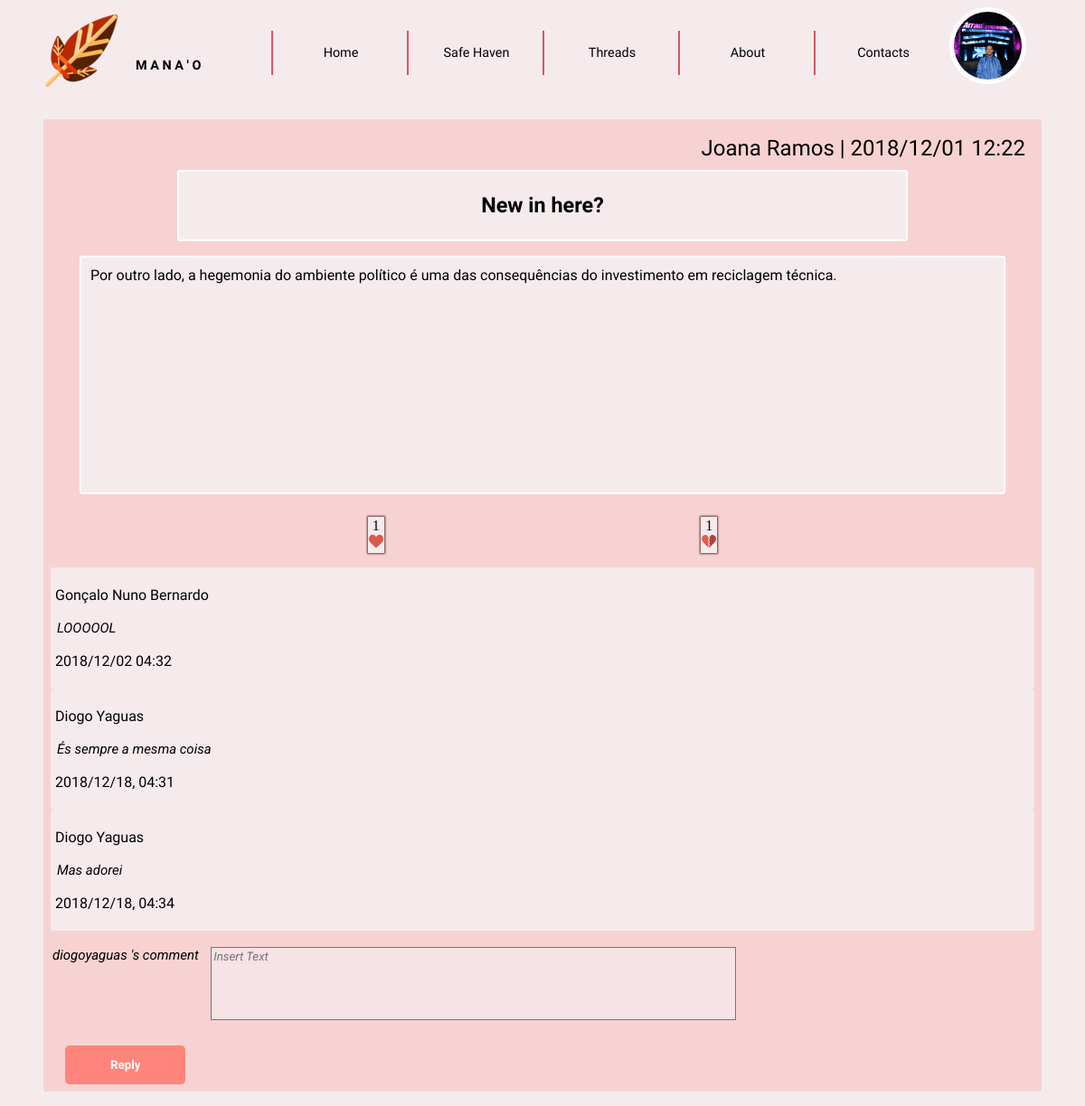
Screenshot of /templates/viewPost.php?id=2 (signed in) with the database file from the repository.
### tables this page shows
CREATE TABLE User (ID INTEGER PRIMARY KEY AUTOINCREMENT, Username STRING UNIQUE NOT NULL, Password CHAR (256) NOT NULL, Name STRING NOT NULL, Email STRING NOT NULL UNIQUE, Bio STRING, Profile_Pic STRING NOT NULL DEFAULT "default.png", ParticipationDate STRING NOT NULL);

CREATE TABLE Post (ID INTEGER PRIMARY KEY AUTOINCREMENT, User_ID INTEGER NOT NULL REFERENCES User (ID), Title STRING NOT NULL, Text STRING NOT NULL, Date STRING NOT NULL, Upvotes INTEGER DEFAULT 0, Downvotes INTEGER DEFAULT 0);

CREATE TABLE Comments (ID INTEGER PRIMARY KEY AUTOINCREMENT, Post_ID INTEGER REFERENCES Post, User_ID INTEGER NOT NULL REFERENCES User (ID), Text STRING NOT NULL, Date STRING NOT NULL, Upvotes INTEGER DEFAULT 0, Downvotes INTEGER DEFAULT 0);

### database/user.php (called while the page is built, shortened)
<?php
      function getName($userID) {
        global $dbh;
        try {
          $stmt = $dbh->prepare('SELECT Name FROM User WHERE ID = ?');
          $stmt->execute(array($userID));
          if($row = $stmt->fetch()){
            return $row['Name'];
          }
        }catch(PDOException $e) {
          return -1;
        }
      }
    function getUserPhoto($userID) {
      global $dbh;
      try {
        $stmt = $dbh->prepare('SELECT Profile_Pic FROM User WHERE ID = ?');
        if($stmt->execute(array($userID))) {
          $row = $stmt->fetch();
          return $row['Profile_Pic'];
        }
      }catch(PDOException $e) {
        return null;
      }
    }
?>

### database/post.php (called while the page is built, shortened)
<?php
	function getPostByID($postID)
	{
		global $dbh;
		try {
			$stmt = $dbh->prepare('SELECT * from Post WHERE ID = ?');
			if($stmt->execute(array($postID)))
				return $stmt->fetch();
			else
				return -1;
		} catch(PDOException $e) {
			return -1;
		}
	}
	function getPostComments($postID)
	{
		global $dbh;
		try {
			$stmt = $dbh->prepare('SELECT * from Comments WHERE Post_ID = ?');
			if($stmt->execute(array($postID)))
				return $stmt->fetchAll();
			else
				return -1;
		} catch(PDOException $e) {
			return -1;
		}
	}
?>

### templates/viewPost.php (the view, shortened to what this page needs)
<?php
include_once ("header.php");
?>
    <!DOCTYPE html>
    <html>
    <head>
        <link href="../css/main_layout.css" rel="stylesheet">
        <link href="../css/main_style.css" rel="stylesheet">
        <link href="../css/posts.css" rel="stylesheet">
    </head>
    <body>
        <?php
            include_once ("../includes/init.php");
			include_once ("../database/post.php");
			include_once ("../actions/verifyAndConvertText.php");
            $post = getPostByID($_GET['id']);
            $comments = getPostComments($_GET['id']);
        ?>
            <section class="viewPost">
				<div id="post">
					<article>
						<header>
							<span class="author">
								<?php echo getName($post['User_ID']) ?>
							</span>
							<span class="date">|
								<?=$post['Date'] ?>
							</span>
						</header>
						<div id="Title">
							<h1>
								<?=$post['Title'] ?>
							</h1>
						</div>
						<div id="Text">
							<pre id="text"><?php convertText($post['Text']); ?></pre>
						</div>
					</article>
					<footer id="votes">
						<div id="upvotes" onclick="updateUpvotes(<?=$_GET['id']?>)">
							<p id="upvote<?=$_GET['id']?>">
								<?=$post['Upvotes']?>
							</p>
							<img src="../images/upvote.png"alt="Upvote">
						</div>
						<div id="downvotes" onclick="updateDownvotes(<?=$_GET['id']?>)">
							<p id="downvote<?=$_GET['id']?>">
								<?=$post['Downvotes']?>
							</p>
							<img src="../images/downvote.png"alt="Downvote">
						</div>
					</footer>
				</div>
				<div id="comments">
				<?php  foreach($comments as $comment){ ?>
					<article id="posted">
							<p id="name">
								<?php echo getName($comment['User_ID']) ?>
							</p>
							<div id="commentText">
							</div>
							<p id="commentDate">
								<?=$comment['Date'] ?>
							</p>
					</article>
				<?php unset($comment); } ?>
				</div>
				<div id="comment_section">
					<label id="user_to_post"><?=$_SESSION['username']?></label><label id="comment_to_post">'s comment
						<textarea rows="5" cols="80" placeholder="Insert Text" id="newCommentText" name="text" wrap="hard"></textarea>
					</label>
					<input id="replyButton" type="submit" value="Reply">
				</div>
			</section>
	</body>
</html>

### templates/header.php (shortened to what this page needs)
<!DOCTYPE html>
<html>
<head>
    <link href="../css/main_layout.css" rel="stylesheet">
    <link href="../css/main_style.css" rel="stylesheet">
</head>
<body>
    <header>
        <label class="homeButton" type="submit_home" value="" onclick="window.location='../templates/home.php';"></label>
        <h3>M A N A ' O</h3>
        <nav id="menu">
            <ol>
                <li><a href="home.php">Home</a></li>
                <li><a href="http://www.pixelthoughts.co/#">Safe Haven</a></li>
                <li><a href="threads.php?filter=Recent">Threads</a></li>
                <li><a href="about.php">About</a></li>
                <li><a href="contacts.php">Contacts</a></li>
            </ol>
        </nav>
        <div class="dropdown">
                <img id="profile" src="../profilePictures/<?php
                    include_once('../includes/init.php');
                    include_once("../database/user.php");
                    echo getUserPhoto($_SESSION['userID']);
                ?>" alt="Profile picture" onclick="myFunction()" class="dropbtn">
            </div>
    </header>

### actions/verifyAndConvertText.php
<?php
    function convertText($text) {
        $reg_exUrl = "/(http|https|ftp|ftps)\:\/\/[a-zA-Z0-9\-\.]+\.[a-zA-Z]{2,3}(\/\S*)?/";
        if (preg_match($reg_exUrl, $text, $url)) {
            echo preg_replace($reg_exUrl, '<a href="' . $url[0] . '" rel="nofollow">' . $url[0] . '</a>', $text);
        } else echo $text;
}
?>

### css/main_layout.css (style rules this page uses)
body { margin: 0em; }
body > header { margin: 0em; display: grid; grid-template-rows: auto; grid-template-columns: 1fr 1fr 5fr 1fr; grid-template-areas: "manao name navigator profilepic"; position: -webkit-sticky; position: sticky; top: 0; width: 100%; }
.homeButton { grid-area: manao; justify-self: right; align-self: center; height: auto; }
body > header > h3 { grid-area: name; margin: 0em; justify-self: left; align-self: center; }
#menu { grid-area: navigator; justify-self: right; align-self: center; }
#menu ol li { display: inline-flex; width: 100%; justify-self: center; }
#menu ol { margin: 0em; display: grid; grid-template-rows: auto; grid-template-columns: 1fr 1fr 1fr 1fr 1fr; grid-template-areas: "home safehaven threads contacts about"; width: 100%; }
#menu ol > li { justify-self: left; align-self: center; justify-items: center; justify-content: space-evenly; }
#menu ol > :nth-child(1) { grid-area: home; }
#menu ol > :nth-child(2) { grid-area: safehaven; }
#menu ol > :nth-child(3) { grid-area: threads; }
#menu ol > :nth-child(4) { grid-area: contacts; }
#menu ol > :nth-child(5) { grid-area: about; }
.dropbtn { color: white; border: none; cursor: pointer; }
.dropdown { position: relative; display: inline-block; }

### css/main_style.css (style rules this page uses)
:root { --maincolor_bckgrnd: #F5EBED; --color_separator: #996666; --color_text: #000000; --color_manao: #D35763; --color_manao2: #DF7175; --color_smallhover: #2a2f33; }
body { margin: 0; background-color: var(--maincolor_bckgrnd); color: var(--color_text); }
body > header { margin: 0; background-color: var(--maincolor_bckgrnd); }
body > header > h3 { margin-top: 2em; font-family: 'Julius Sans One', sans-serif; font-size: 0.9em; text-align: left; height: auto; color: var(--color_text); }
.homeButton { background:url(../images/icon.png) no-repeat; cursor:pointer; border:none; width:100px; height:100px; margin-top:1em; }
#menu { width: 100%; }
#menu ol { margin:0; padding: 0; }
#menu li { align-items: center; list-style-type: none; margin:1em 0; width: 100%; height: 100%; }
#menu li a { font-family: 'Julius Sans One', sans-serif; font-size: 0.9em; color: var(--color_text); text-decoration: none; text-align: center; height: auto; -webkit-transition: color 0.6s; transition: color 0.6s ease; }
nav > ol > li { border-left: 2px solid var(--color_manao); height: 100%; }
#profile { margin-top: 8px; width: 75px; height: 75px; border:5px solid white; border-radius: 100px 100px; }

### rows the page displays
user: Profile_Pic (picture)
post: User_ID.Name "Joana Ramos", Date "2018/12/01 12:22", Title "New in here?", Text "Por outro lado, a hegemonia do ambiente político é uma das consequências do investimento em reciclagem técnica.", Upvotes "1", Downvotes "1"
comments: User_ID.Name "Gonçalo Nuno Bernardo", Text "LOOOOOL", Date "2018/12/02 04:32"
comments: User_ID.Name "Diogo Yaguas", Text "És sempre a mesma coisa", Date "2018/12/18, 04:31"
comments: User_ID.Name "Diogo Yaguas", Text "Mas adorei", Date "2018/12/18, 04:34"

### other values shown
$_SESSION['username'] "diogoyaguas"
